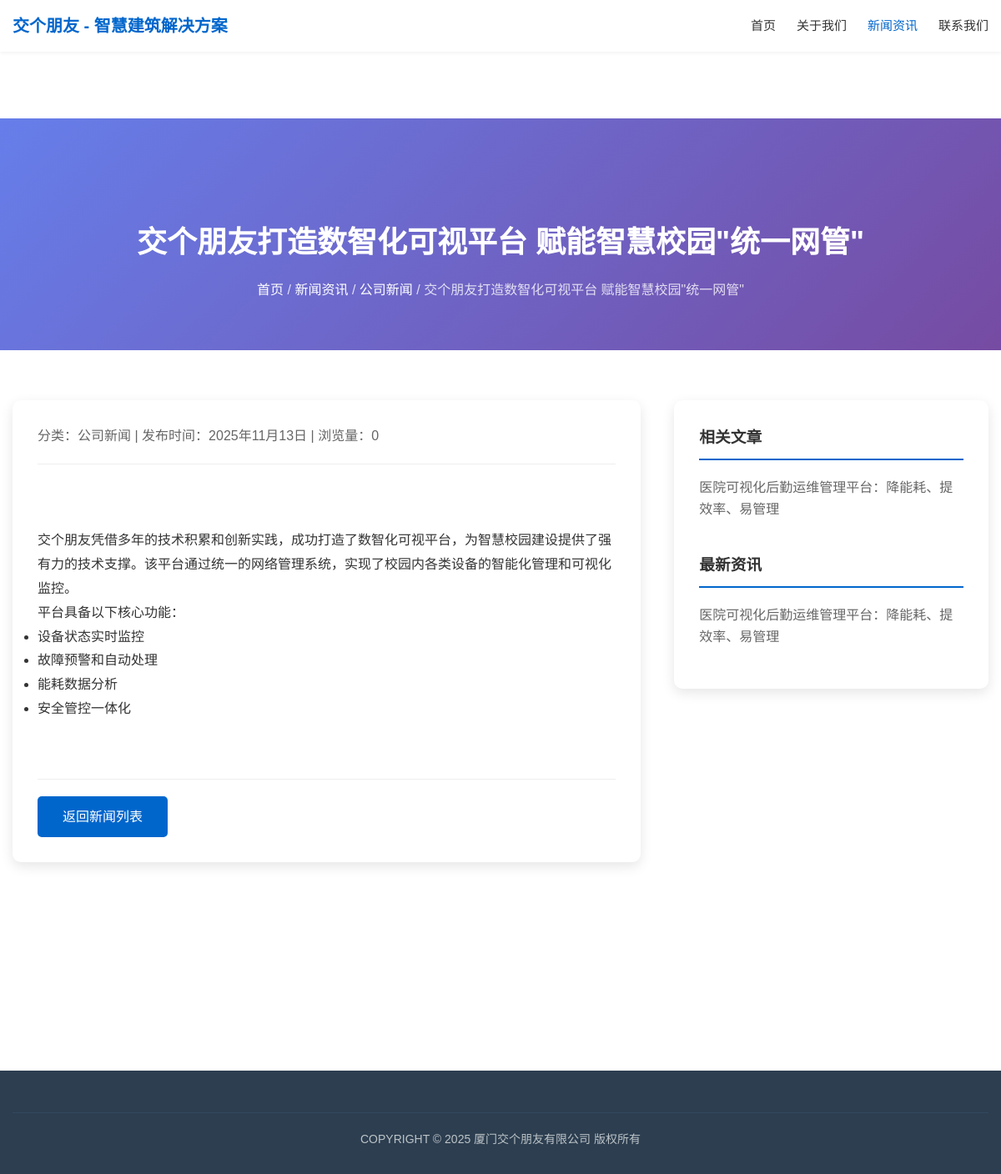
Screenshot of /news/1.html with the database file from the repository.
### tables this page shows
CREATE TABLE `articles` (
  `id` int(11) NOT NULL AUTO_INCREMENT,
  `title` varchar(255) NOT NULL COMMENT '标题',
  `slug` varchar(255) DEFAULT NULL COMMENT '文章别名',
  `content` longtext NOT NULL COMMENT '内容',
  `excerpt` text DEFAULT NULL COMMENT '摘要',
  `featured_image` varchar(255) DEFAULT NULL COMMENT '特色图片',
  `category_id` int(11) DEFAULT NULL COMMENT '分类ID',
  `views` int(11) DEFAULT 0 COMMENT '浏览量',
  `status` tinyint(1) DEFAULT 1 COMMENT '状态 1-发布 0-草稿',
  `is_featured` tinyint(1) DEFAULT 0 COMMENT '是否推荐',
  `created_at` timestamp DEFAULT CURRENT_TIMESTAMP,
  `updated_at` timestamp DEFAULT CURRENT_TIMESTAMP ON UPDATE CURRENT_TIMESTAMP,
  PRIMARY KEY (`id`),
  KEY `category_id` (`category_id`),
  KEY `status` (`status`),
  KEY `is_featured` (`is_featured`)
);

CREATE TABLE `categories` (
  `id` int(11) NOT NULL AUTO_INCREMENT,
  `name` varchar(100) NOT NULL COMMENT '分类名称',
  `slug` varchar(100) NOT NULL COMMENT '分类别名',
  `type` varchar(20) NOT NULL COMMENT '分类类型 news-新闻 solution-解决方案 product-产品',
  `sort_order` int(11) DEFAULT 0 COMMENT '排序',
  `status` tinyint(1) DEFAULT 1 COMMENT '状态 1-启用 0-禁用',
  `created_at` timestamp DEFAULT CURRENT_TIMESTAMP,
  `updated_at` timestamp DEFAULT CURRENT_TIMESTAMP ON UPDATE CURRENT_TIMESTAMP,
  PRIMARY KEY (`id`),
  UNIQUE KEY `slug` (`slug`)
);

### includes/Database.php (called while the page is built, shortened)
<?php
class Database {
    private static $instance = null;
    private $connection;
    private function __construct() {
        try {
            $dsn = "mysql:host=" . DB_HOST . ";dbname=" . DB_NAME . ";charset=utf8mb4";
            $this->connection = new PDO($dsn, DB_USER, DB_PASS);
            $this->connection->setAttribute(PDO::ATTR_ERRMODE, PDO::ERRMODE_EXCEPTION);
            $this->connection->setAttribute(PDO::ATTR_DEFAULT_FETCH_MODE, PDO::FETCH_ASSOC);
        } catch(PDOException $e) {
            die("数据库连接失败: " . $e->getMessage());
        }
    }
    public static function getInstance() {
        if (self::$instance === null) {
            self::$instance = new self();
        }
        return self::$instance;
    }
    public function query($sql, $params = []) {
        try {
            $stmt = $this->connection->prepare($sql);
            $stmt->execute($params);
            return $stmt;
        } catch(PDOException $e) {
            throw new Exception("查询执行失败: " . $e->getMessage());
        }
    }
    public function fetchAll($sql, $params = []) {
        $stmt = $this->query($sql, $params);
        return $stmt->fetchAll();
    }
    public function fetch($sql, $params = []) {
        $stmt = $this->query($sql, $params);
        return $stmt->fetch();
    }
}
?>

### includes/Utils.php (called while the page is built, shortened)
<?php
class Utils {
    public static function formatDate($date, $format = 'Y-m-d H:i:s') {
        return date($format, strtotime($date));
    }
    public static function truncate($text, $length = 100, $suffix = '...') {
        if (mb_strlen($text) <= $length) {
            return $text;
        }
        return mb_substr($text, 0, $length) . $suffix;
    }
}
?>

### news-detail.php (the view, shortened to what this page needs)
<?php
require_once 'includes/Database.php';
require_once 'includes/Utils.php';
$db = Database::getInstance();
$id = isset($_GET['id']) ? (int)$_GET['id'] : 0;
$article = $db->fetch(
    "SELECT a.*, c.name as category_name
     FROM articles a
     LEFT JOIN categories c ON a.category_id = c.id
     WHERE a.id = ? AND a.status = 1",
    [$id]
);
$db->query("UPDATE articles SET views = views + 1 WHERE id = ?", [$id]);
$relatedArticles = $db->fetchAll(
    "SELECT * FROM articles
     WHERE category_id = ? AND id != ? AND status = 1
     ORDER BY created_at DESC
     LIMIT 5",
    [$article['category_id'], $id]
);
?>
<!DOCTYPE html>
<html lang="zh-CN">
<head>
    <link rel="stylesheet" href="/assets/css/style.css">
</head>
<body>
    <?php include 'includes/header.php'; ?>
    <div class="page-header">
        <div class="container">
            <h1 class="page-title"><?php echo htmlspecialchars($article['title']); ?></h1>
            <div class="breadcrumb">
                <a href="/">首页</a> /
                <a href="/news/">新闻资讯</a> /
                <a href="/news/?category=<?php echo $article['category_id']; ?>"><?php echo htmlspecialchars($article['category_name']); ?></a> /
                <?php echo htmlspecialchars(Utils::truncate($article['title'], 30)); ?>
            </div>
        </div>
    </div>
    <div class="page-content">
        <div class="container">
            <div class="content-wrapper">
                <div class="main-content">
                    <article>
                        <div class="article-meta" style="margin-bottom: 20px; padding-bottom: 20px; border-bottom: 1px solid #eee; color: #666;">
                            <span>分类：<?php echo htmlspecialchars($article['category_name']); ?></span> |
                            <span>发布时间：<?php echo Utils::formatDate($article['created_at'], 'Y年m月d日'); ?></span> |
                            <span>浏览量：<?php echo $article['views']; ?></span>
                        </div>
                        <div class="article-content" style="line-height: 1.8; font-size: 16px; white-space: pre-wrap; word-wrap: break-word;">
                            <?php echo $article['content']; ?>
                        </div>
                    </article>
                    <div style="margin-top: 40px; padding-top: 20px; border-top: 1px solid #eee;">
                        <a href="/news/" class="btn">返回新闻列表</a>
                    </div>
                </div>
                <div class="sidebar">
                    <?php if(!empty($relatedArticles)): ?>
                    <h3>相关文章</h3>
                    <ul>
                        <?php foreach($relatedArticles as $related): ?>
                        <li><a href="/news/<?php echo $related['id']; ?>.html"><?php echo htmlspecialchars(Utils::truncate($related['title'], 40)); ?></a></li>
                        <?php endforeach; ?>
                    </ul>
                    <?php endif; ?>
                    <h3 style="margin-top: 30px;">最新资讯</h3>
                    <ul>
                        <?php
                        $latestNews = $db->fetchAll(
                            "SELECT a.*, c.name as category_name
                             FROM articles a
                             LEFT JOIN categories c ON a.category_id = c.id
                             WHERE a.status = 1 AND c.type = 'news' AND a.id != ?
                             ORDER BY a.created_at DESC
                             LIMIT 5",
                            [$id]
                        );
                        foreach($latestNews as $news):
                        ?>
                        <li><a href="/news/<?php echo $news['id']; ?>.html"><?php echo htmlspecialchars(Utils::truncate($news['title'], 40)); ?></a></li>
                        <?php endforeach; ?>
                    </ul>
                </div>
            </div>
        </div>
    </div>
    <?php include 'includes/footer.php'; ?>
</body>
</html>

### assets/css/style.css (style rules this page uses)
* { margin: 0; padding: 0; box-sizing: border-box; }
body { font-family: 'Microsoft YaHei', Arial, sans-serif; line-height: 1.6; color: #333; background-color: #fff; }
.container { max-width: 1200px; margin: 0 auto; padding: 0 15px; }
.btn { display: inline-block; padding: 12px 30px; background: #0066cc; color: white; text-decoration: none; border-radius: 5px; transition: background 0.3s; border: none; cursor: pointer; font-size: 16px; }
.page-header { background: linear-gradient(135deg, #667eea 0%, #764ba2 100%); color: white; text-align: center; padding: 120px 0 60px; margin-top: 80px; }
.page-title { font-size: 36px; margin-bottom: 15px; }
.breadcrumb { color: rgba(255,255,255,0.8); }
.breadcrumb a { color: white; text-decoration: none; }
.page-content { padding: 60px 0; }
.content-wrapper { display: grid; grid-template-columns: 2fr 1fr; gap: 40px; }
.main-content { background: white; padding: 30px; border-radius: 10px; box-shadow: 0 5px 15px rgba(0,0,0,0.1); }
.sidebar { background: white; padding: 30px; border-radius: 10px; box-shadow: 0 5px 15px rgba(0,0,0,0.1); height: fit-content; }
.sidebar h3 { margin-bottom: 20px; color: #333; border-bottom: 2px solid #0066cc; padding-bottom: 10px; }
.sidebar ul { list-style: none; }
.sidebar ul li { margin-bottom: 10px; padding-bottom: 10px; border-bottom: 1px solid #eee; }
.sidebar ul li:last-child { border-bottom: none; }
.sidebar ul li a { color: #666; text-decoration: none; transition: color 0.3s; }

### rows the page displays
articles: title "交个朋友打造数智化可视平台 赋能智慧校园\"统一网管\"", category.name "公司新闻", created_at "2025年11月13日", views "0", content "交个朋友凭借多年的技术积累和创新实践，成功打造了数智化可视平台，为智慧校园建设提供了强有力的技术支撑。该平台通过统一的网络管理系统，实现了校园内各类设备的智能化管理和可视化监控。 平台具备以下核心功能： 设备状态实时监控 故障预警和自动处理 能耗数据分析 安全管控一体化"
articles: title "医院可视化后勤运维管理平台：降能耗、提效率、易管理"

### other values shown
$settings['site_title'] "交个朋友 - 智慧建筑解决方案"
$settings['company_name'] "厦门交个朋友有限公司"
